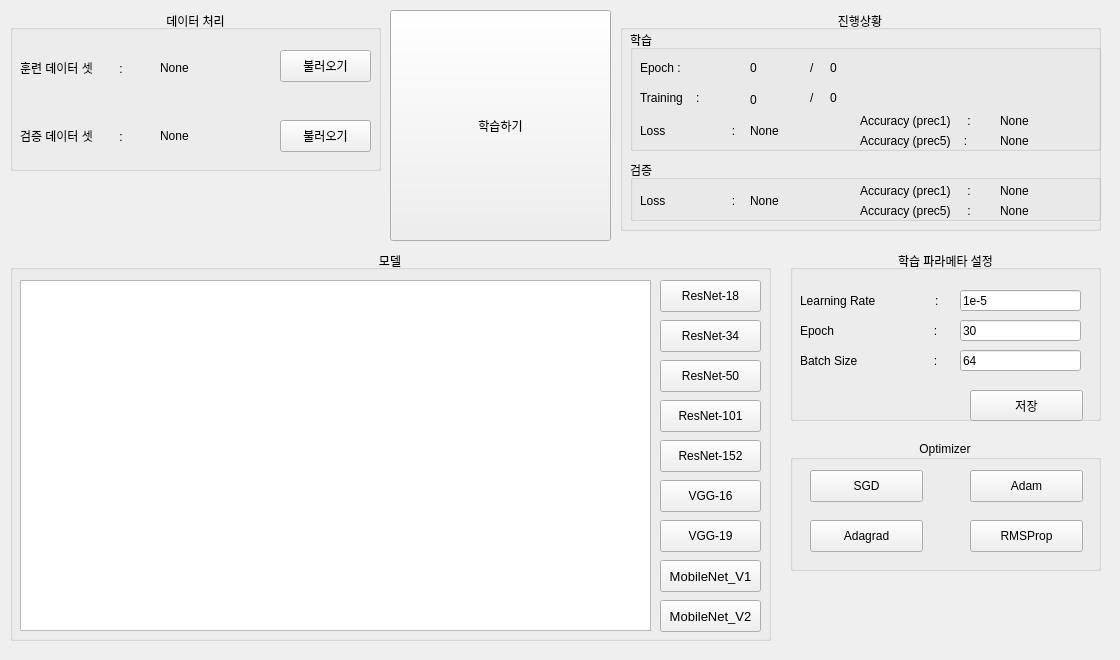
<?xml version="1.0" encoding="UTF-8"?>
<ui version="4.0">
 <class>MainWindow</class>
 <widget class="QMainWindow" name="MainWindow">
  <property name="geometry">
   <rect>
    <x>0</x>
    <y>0</y>
    <width>1120</width>
    <height>660</height>
   </rect>
  </property>
  <property name="windowTitle">
   <string>MainWindow</string>
  </property>
  <widget class="QWidget" name="centralwidget">
   <widget class="QGroupBox" name="GB_Data">
    <property name="geometry">
     <rect>
      <x>10</x>
      <y>10</y>
      <width>371</width>
      <height>161</height>
     </rect>
    </property>
    <property name="autoFillBackground">
     <bool>true</bool>
    </property>
    <property name="title">
     <string>데이터 처리</string>
    </property>
    <property name="alignment">
     <set>Qt::AlignCenter</set>
    </property>
    <widget class="QLabel" name="label">
     <property name="geometry">
      <rect>
       <x>10</x>
       <y>50</y>
       <width>131</width>
       <height>16</height>
      </rect>
     </property>
     <property name="text">
      <string>훈련 데이터 셋        :</string>
     </property>
    </widget>
    <widget class="QLabel" name="label_2">
     <property name="geometry">
      <rect>
       <x>10</x>
       <y>118</y>
       <width>131</width>
       <height>16</height>
      </rect>
     </property>
     <property name="text">
      <string>검증 데이터 셋        :</string>
     </property>
    </widget>
    <widget class="QLabel" name="LB_TRAINING_DATA_SET_SIZE">
     <property name="geometry">
      <rect>
       <x>150</x>
       <y>50</y>
       <width>111</width>
       <height>16</height>
      </rect>
     </property>
     <property name="text">
      <string>None</string>
     </property>
    </widget>
    <widget class="QLabel" name="LB_VALIDATION_DATA_SET_SIZE">
     <property name="geometry">
      <rect>
       <x>150</x>
       <y>118</y>
       <width>111</width>
       <height>16</height>
      </rect>
     </property>
     <property name="text">
      <string>None</string>
     </property>
    </widget>
    <widget class="QPushButton" name="BTN_LOAD_TRAINING_SET">
     <property name="geometry">
      <rect>
       <x>270</x>
       <y>40</y>
       <width>91</width>
       <height>32</height>
      </rect>
     </property>
     <property name="text">
      <string>불러오기</string>
     </property>
    </widget>
    <widget class="QPushButton" name="BTN_LOAD_VALIDATION_SET">
     <property name="geometry">
      <rect>
       <x>270</x>
       <y>110</y>
       <width>91</width>
       <height>32</height>
      </rect>
     </property>
     <property name="text">
      <string>불러오기</string>
     </property>
    </widget>
   </widget>
   <widget class="QGroupBox" name="GB_MODEL">
    <property name="geometry">
     <rect>
      <x>10</x>
      <y>250</y>
      <width>761</width>
      <height>391</height>
     </rect>
    </property>
    <property name="autoFillBackground">
     <bool>true</bool>
    </property>
    <property name="title">
     <string>모델</string>
    </property>
    <property name="alignment">
     <set>Qt::AlignCenter</set>
    </property>
    <widget class="QTextEdit" name="TE_MODELCHECK">
     <property name="geometry">
      <rect>
       <x>10</x>
       <y>30</y>
       <width>631</width>
       <height>351</height>
      </rect>
     </property>
    </widget>
    <widget class="QPushButton" name="BTN_RESNET18">
     <property name="geometry">
      <rect>
       <x>650</x>
       <y>30</y>
       <width>101</width>
       <height>32</height>
      </rect>
     </property>
     <property name="text">
      <string>ResNet-18</string>
     </property>
    </widget>
    <widget class="QPushButton" name="BTN_RESNET34">
     <property name="geometry">
      <rect>
       <x>650</x>
       <y>70</y>
       <width>101</width>
       <height>32</height>
      </rect>
     </property>
     <property name="text">
      <string>ResNet-34</string>
     </property>
    </widget>
    <widget class="QPushButton" name="BTN_RESNET50">
     <property name="geometry">
      <rect>
       <x>650</x>
       <y>110</y>
       <width>101</width>
       <height>32</height>
      </rect>
     </property>
     <property name="text">
      <string>ResNet-50</string>
     </property>
    </widget>
    <widget class="QPushButton" name="BTN_RESNET101">
     <property name="geometry">
      <rect>
       <x>650</x>
       <y>150</y>
       <width>101</width>
       <height>32</height>
      </rect>
     </property>
     <property name="text">
      <string>ResNet-101</string>
     </property>
    </widget>
    <widget class="QPushButton" name="BTN_RESNET152">
     <property name="geometry">
      <rect>
       <x>650</x>
       <y>190</y>
       <width>101</width>
       <height>32</height>
      </rect>
     </property>
     <property name="text">
      <string>ResNet-152</string>
     </property>
    </widget>
    <widget class="QPushButton" name="BTN_VGG16">
     <property name="geometry">
      <rect>
       <x>650</x>
       <y>230</y>
       <width>101</width>
       <height>32</height>
      </rect>
     </property>
     <property name="text">
      <string>VGG-16</string>
     </property>
    </widget>
    <widget class="QPushButton" name="BTN_VGG19">
     <property name="geometry">
      <rect>
       <x>650</x>
       <y>270</y>
       <width>101</width>
       <height>32</height>
      </rect>
     </property>
     <property name="text">
      <string>VGG-19</string>
     </property>
    </widget>
    <widget class="QPushButton" name="BTN_MOBILENET_V1">
     <property name="geometry">
      <rect>
       <x>650</x>
       <y>310</y>
       <width>101</width>
       <height>32</height>
      </rect>
     </property>
     <property name="font">
      <font>
       <pointsize>10</pointsize>
      </font>
     </property>
     <property name="text">
      <string>MobileNet_V1</string>
     </property>
    </widget>
    <widget class="QPushButton" name="BTN_MOBILENET_V2">
     <property name="geometry">
      <rect>
       <x>650</x>
       <y>350</y>
       <width>101</width>
       <height>32</height>
      </rect>
     </property>
     <property name="font">
      <font>
       <pointsize>10</pointsize>
      </font>
     </property>
     <property name="text">
      <string>MobileNet_V2</string>
     </property>
    </widget>
   </widget>
   <widget class="QGroupBox" name="GB_PROGRESS">
    <property name="geometry">
     <rect>
      <x>620</x>
      <y>10</y>
      <width>481</width>
      <height>221</height>
     </rect>
    </property>
    <property name="autoFillBackground">
     <bool>true</bool>
    </property>
    <property name="title">
     <string>진행상황</string>
    </property>
    <property name="alignment">
     <set>Qt::AlignCenter</set>
    </property>
    <widget class="QGroupBox" name="GB_PROGRESS_TRAINING">
     <property name="geometry">
      <rect>
       <x>10</x>
       <y>20</y>
       <width>471</width>
       <height>121</height>
      </rect>
     </property>
     <property name="title">
      <string>학습</string>
     </property>
     <widget class="QLabel" name="LB_TRAINING_EPOCH_CURRENT">
      <property name="geometry">
       <rect>
        <x>120</x>
        <y>30</y>
        <width>21</width>
        <height>16</height>
       </rect>
      </property>
      <property name="text">
       <string>0</string>
      </property>
     </widget>
     <widget class="QLabel" name="label_8">
      <property name="geometry">
       <rect>
        <x>180</x>
        <y>30</y>
        <width>16</width>
        <height>16</height>
       </rect>
      </property>
      <property name="text">
       <string>/</string>
      </property>
     </widget>
     <widget class="QLabel" name="LB_TRAINING_EPOCH_TOTAL">
      <property name="geometry">
       <rect>
        <x>200</x>
        <y>30</y>
        <width>41</width>
        <height>16</height>
       </rect>
      </property>
      <property name="text">
       <string>0</string>
      </property>
     </widget>
     <widget class="QLabel" name="label_6">
      <property name="geometry">
       <rect>
        <x>10</x>
        <y>90</y>
        <width>111</width>
        <height>21</height>
       </rect>
      </property>
      <property name="text">
       <string>Loss                    : </string>
      </property>
     </widget>
     <widget class="QLabel" name="LB_TRAINING_EPOCH_LOSS">
      <property name="geometry">
       <rect>
        <x>120</x>
        <y>90</y>
        <width>101</width>
        <height>21</height>
       </rect>
      </property>
      <property name="text">
       <string>None</string>
      </property>
     </widget>
     <widget class="QLabel" name="label_11">
      <property name="geometry">
       <rect>
        <x>230</x>
        <y>80</y>
        <width>131</width>
        <height>21</height>
       </rect>
      </property>
      <property name="text">
       <string>Accuracy (prec1)     : </string>
      </property>
     </widget>
     <widget class="QLabel" name="LB_TRAINING_EPOCH_ACCURACY">
      <property name="geometry">
       <rect>
        <x>370</x>
        <y>80</y>
        <width>101</width>
        <height>21</height>
       </rect>
      </property>
      <property name="text">
       <string>None</string>
      </property>
     </widget>
     <widget class="QLabel" name="LB_TRAINING_IDX_CURRENT">
      <property name="geometry">
       <rect>
        <x>120</x>
        <y>60</y>
        <width>41</width>
        <height>20</height>
       </rect>
      </property>
      <property name="text">
       <string>0</string>
      </property>
     </widget>
     <widget class="QLabel" name="LB_TRAINING_IDX_TOTAL">
      <property name="geometry">
       <rect>
        <x>200</x>
        <y>60</y>
        <width>41</width>
        <height>16</height>
       </rect>
      </property>
      <property name="text">
       <string>0</string>
      </property>
     </widget>
     <widget class="QLabel" name="label_18">
      <property name="geometry">
       <rect>
        <x>180</x>
        <y>60</y>
        <width>16</width>
        <height>16</height>
       </rect>
      </property>
      <property name="text">
       <string>/</string>
      </property>
     </widget>
     <widget class="QLabel" name="LB_TRAINING_EPOCH_CURRENT_3">
      <property name="geometry">
       <rect>
        <x>10</x>
        <y>30</y>
        <width>61</width>
        <height>16</height>
       </rect>
      </property>
      <property name="text">
       <string>Epoch :</string>
      </property>
     </widget>
     <widget class="QLabel" name="LB_TRAINING_EPOCH_CURRENT_4">
      <property name="geometry">
       <rect>
        <x>10</x>
        <y>60</y>
        <width>81</width>
        <height>16</height>
       </rect>
      </property>
      <property name="text">
       <string>Training    :</string>
      </property>
     </widget>
    </widget>
    <widget class="QGroupBox" name="GB_PROGRESS_VALIDATION">
     <property name="geometry">
      <rect>
       <x>10</x>
       <y>150</y>
       <width>471</width>
       <height>61</height>
      </rect>
     </property>
     <property name="title">
      <string>검증</string>
     </property>
     <widget class="QLabel" name="label_12">
      <property name="geometry">
       <rect>
        <x>10</x>
        <y>30</y>
        <width>111</width>
        <height>21</height>
       </rect>
      </property>
      <property name="text">
       <string>Loss                    : </string>
      </property>
     </widget>
     <widget class="QLabel" name="LB_VALIDATION_EPOCH_LOSS">
      <property name="geometry">
       <rect>
        <x>120</x>
        <y>30</y>
        <width>101</width>
        <height>21</height>
       </rect>
      </property>
      <property name="text">
       <string>None</string>
      </property>
     </widget>
     <widget class="QLabel" name="label_13">
      <property name="geometry">
       <rect>
        <x>230</x>
        <y>20</y>
        <width>131</width>
        <height>21</height>
       </rect>
      </property>
      <property name="text">
       <string>Accuracy (prec1)     : </string>
      </property>
     </widget>
     <widget class="QLabel" name="LB_VALIDATION_EPOCH_ACCURACY">
      <property name="geometry">
       <rect>
        <x>370</x>
        <y>20</y>
        <width>101</width>
        <height>21</height>
       </rect>
      </property>
      <property name="text">
       <string>None</string>
      </property>
     </widget>
    </widget>
    <widget class="QLabel" name="LB_TRAINING_EPOCH_ACCURACY_PREC5">
     <property name="geometry">
      <rect>
       <x>380</x>
       <y>120</y>
       <width>101</width>
       <height>21</height>
      </rect>
     </property>
     <property name="text">
      <string>None</string>
     </property>
    </widget>
    <widget class="QLabel" name="label_16">
     <property name="geometry">
      <rect>
       <x>240</x>
       <y>120</y>
       <width>131</width>
       <height>21</height>
      </rect>
     </property>
     <property name="text">
      <string>Accuracy (prec5)    : </string>
     </property>
    </widget>
    <widget class="QLabel" name="LB_VALIDATION_EPOCH_ACCURACY_PREC5">
     <property name="geometry">
      <rect>
       <x>380</x>
       <y>190</y>
       <width>101</width>
       <height>21</height>
      </rect>
     </property>
     <property name="text">
      <string>None</string>
     </property>
    </widget>
    <widget class="QLabel" name="label_17">
     <property name="geometry">
      <rect>
       <x>240</x>
       <y>190</y>
       <width>131</width>
       <height>21</height>
      </rect>
     </property>
     <property name="text">
      <string>Accuracy (prec5)     : </string>
     </property>
    </widget>
   </widget>
   <widget class="QGroupBox" name="GB_OPTIMIZER">
    <property name="geometry">
     <rect>
      <x>790</x>
      <y>440</y>
      <width>311</width>
      <height>131</height>
     </rect>
    </property>
    <property name="autoFillBackground">
     <bool>true</bool>
    </property>
    <property name="title">
     <string>Optimizer</string>
    </property>
    <property name="alignment">
     <set>Qt::AlignCenter</set>
    </property>
    <widget class="QPushButton" name="BTN_OPTIMIZER_SGD">
     <property name="geometry">
      <rect>
       <x>20</x>
       <y>30</y>
       <width>113</width>
       <height>32</height>
      </rect>
     </property>
     <property name="text">
      <string>SGD</string>
     </property>
    </widget>
    <widget class="QPushButton" name="BTN_OPTIMIZER_ADAM">
     <property name="geometry">
      <rect>
       <x>180</x>
       <y>30</y>
       <width>113</width>
       <height>32</height>
      </rect>
     </property>
     <property name="text">
      <string>Adam</string>
     </property>
    </widget>
    <widget class="QPushButton" name="BTN_OPTIMZER_ADAGRAD">
     <property name="geometry">
      <rect>
       <x>20</x>
       <y>80</y>
       <width>113</width>
       <height>32</height>
      </rect>
     </property>
     <property name="text">
      <string>Adagrad</string>
     </property>
    </widget>
    <widget class="QPushButton" name="BTN_OPTIMZER_RMSPROP">
     <property name="geometry">
      <rect>
       <x>180</x>
       <y>80</y>
       <width>113</width>
       <height>32</height>
      </rect>
     </property>
     <property name="text">
      <string>RMSProp</string>
     </property>
    </widget>
   </widget>
   <widget class="QGroupBox" name="GB_TRAINING_PARAMETER_SETTING">
    <property name="geometry">
     <rect>
      <x>790</x>
      <y>250</y>
      <width>311</width>
      <height>171</height>
     </rect>
    </property>
    <property name="autoFillBackground">
     <bool>true</bool>
    </property>
    <property name="title">
     <string>학습 파라메타 설정</string>
    </property>
    <property name="alignment">
     <set>Qt::AlignCenter</set>
    </property>
    <widget class="QLabel" name="label_10">
     <property name="geometry">
      <rect>
       <x>10</x>
       <y>40</y>
       <width>161</width>
       <height>21</height>
      </rect>
     </property>
     <property name="text">
      <string>Learning Rate                  :</string>
     </property>
    </widget>
    <widget class="QLabel" name="label_14">
     <property name="geometry">
      <rect>
       <x>10</x>
       <y>70</y>
       <width>161</width>
       <height>21</height>
      </rect>
     </property>
     <property name="text">
      <string>Epoch                              :</string>
     </property>
    </widget>
    <widget class="QLabel" name="label_15">
     <property name="geometry">
      <rect>
       <x>10</x>
       <y>100</y>
       <width>161</width>
       <height>21</height>
      </rect>
     </property>
     <property name="text">
      <string>Batch Size                       :</string>
     </property>
    </widget>
    <widget class="QPushButton" name="BTN_TRAINING_PARAMETER_SETTING_SAVE">
     <property name="geometry">
      <rect>
       <x>180</x>
       <y>140</y>
       <width>113</width>
       <height>31</height>
      </rect>
     </property>
     <property name="text">
      <string>저장</string>
     </property>
    </widget>
    <widget class="QLineEdit" name="LE_PARAMETER_LEARNING_RATE">
     <property name="geometry">
      <rect>
       <x>170</x>
       <y>40</y>
       <width>121</width>
       <height>21</height>
      </rect>
     </property>
     <property name="text">
      <string>1e-5</string>
     </property>
    </widget>
    <widget class="QLineEdit" name="LE_PARAMETER_EPOCH">
     <property name="geometry">
      <rect>
       <x>170</x>
       <y>70</y>
       <width>121</width>
       <height>21</height>
      </rect>
     </property>
     <property name="text">
      <string>30</string>
     </property>
    </widget>
    <widget class="QLineEdit" name="LE_PARAMETER_BATCH_SIZE">
     <property name="geometry">
      <rect>
       <x>170</x>
       <y>100</y>
       <width>121</width>
       <height>21</height>
      </rect>
     </property>
     <property name="text">
      <string>64</string>
     </property>
    </widget>
   </widget>
   <widget class="QPushButton" name="BTN_TRAIN">
    <property name="geometry">
     <rect>
      <x>390</x>
      <y>10</y>
      <width>221</width>
      <height>231</height>
     </rect>
    </property>
    <property name="text">
     <string>학습하기</string>
    </property>
   </widget>
  </widget>
 </widget>
 <resources/>
 <connections/>
</ui>
